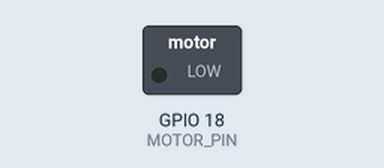
Simulated run of this sketch. Board: ESP32. Parts: switched loads named in the sketch (green lamp = pin HIGH).

Above: at 0.05 s.
At 4.05 s:
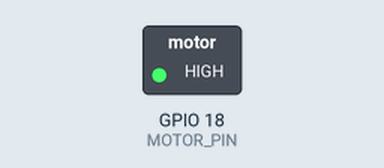
At 8.0 s:
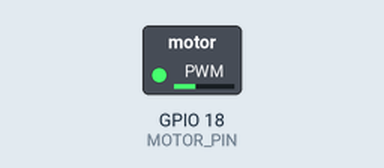
Timing chart, 0 to 10.4 s (numbered marks = the images above):
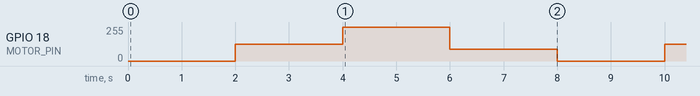

The sketch:

TutorialAnalogOutputPart2.ino
```cpp
void setup() {

  //setup motor by calling predifined function from Motor tb
  setupMotor();

}

void loop() {

  //activate motor with different duty cycles and interrupts between them
  deactivateMotor();
     delay(2000);
     activateMotor(127);
     delay(2000);
     activateMotor(255);
     delay(2000);
     activateMotor(90);
     delay(2000);

}
```

Motor.ino
```cpp
// set PWM properties
const int pwmFrequency = 5000;  // set the PWM frequency to 5KHz
const int pwmBitResolution = 8; // set a PWM resolution of 8 bits
const int MOTOR_PIN = 18;       // define GPIO pin 18 as pin for the motor

//setup the Motor
void setupMotor(){

//configure PWM for motor pin and specify frequency and resolution
ledcAttach(MOTOR_PIN, pwmFrequency, pwmBitResolution);

}

//activate Motor: set duty cycle to motorPower
void activateMotor(int motorPower){

//set duty cycle of motor to input of the function
ledcWrite(MOTOR_PIN, motorPower);

}

//deactivate the motor by setting duty cycle of motor to 0
void deactivateMotor(){

  //set duty cycle of motor to 0
  ledcWrite(MOTOR_PIN, 0);

}
```

Measured:
- by itself, GPIO 18 (MOTOR_PIN): repeats every 8.0 s: 255/255 2.0 s, 90/255 2.0 s, 0/255 2.0 s, 127/255 2.0 s
